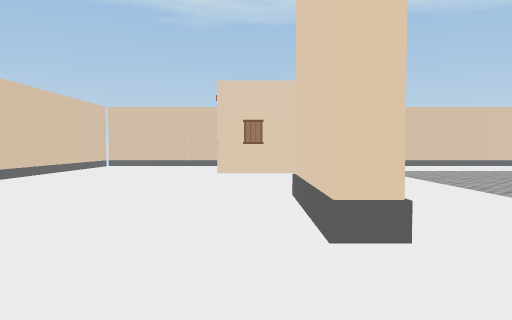
View 1 (above)

21 first-person views from a walk through a Unity game level. The camera is 1.4 m above the floor, tilts 2° down and sees 70° across. The floor is counted in squares, 2 m on a side. Each view is taken from the middle of a square. On the plan, view 1 faces up. The plan holds only what a view shows up to about 11 squares ahead; the rest is blank. Some surface patterns are stand-ins.

View 2
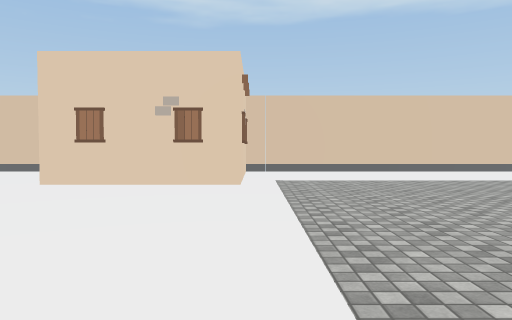

View 3
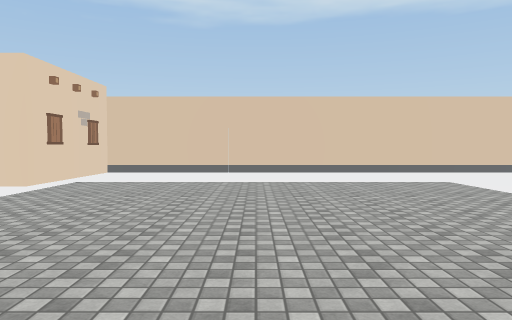

View 4
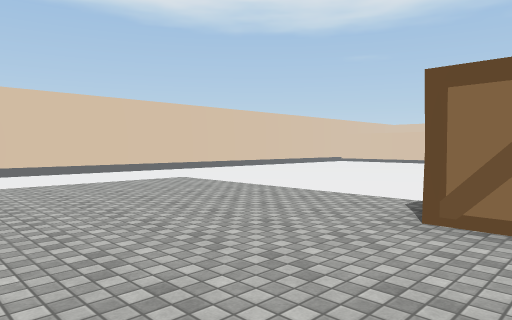

View 5
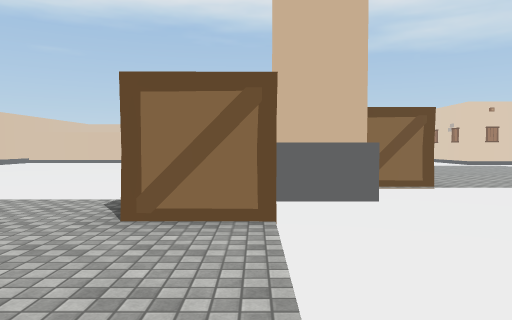

View 6
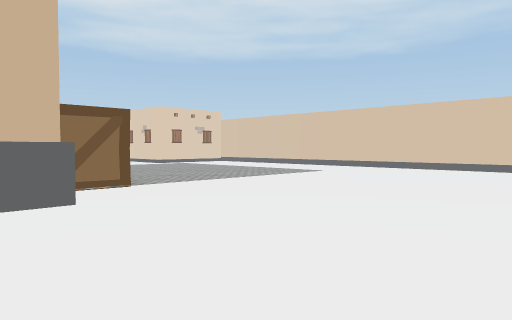

View 7
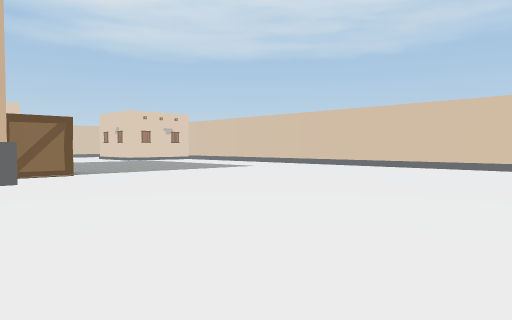

View 8
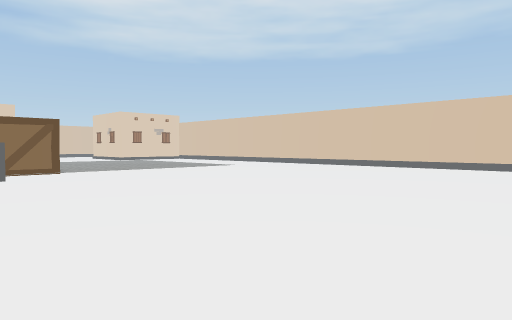

View 9
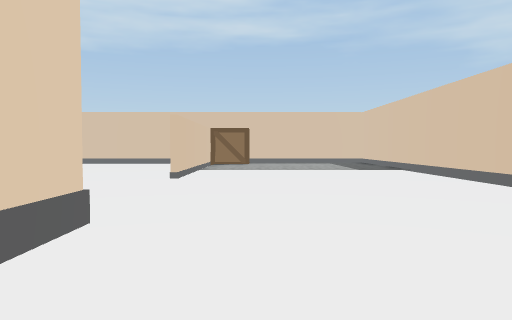

View 10
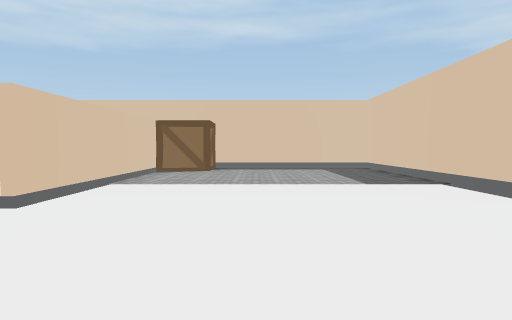

View 11
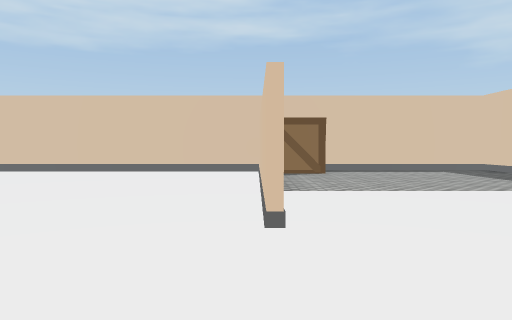

View 12
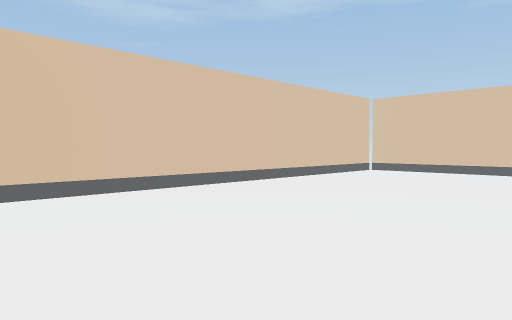

View 13
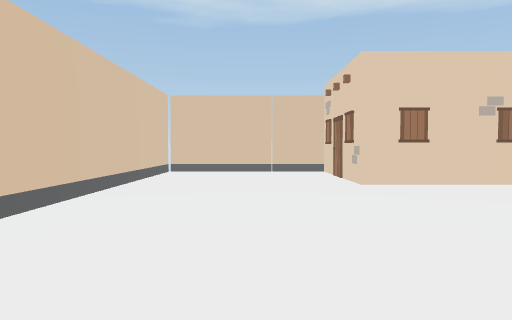

View 14
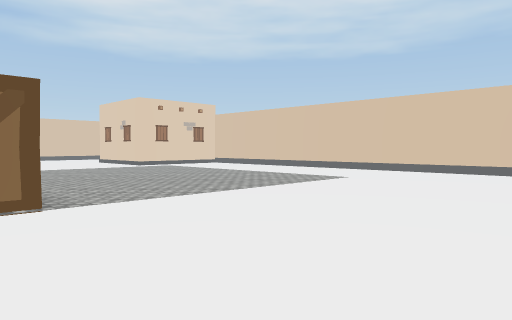

View 15
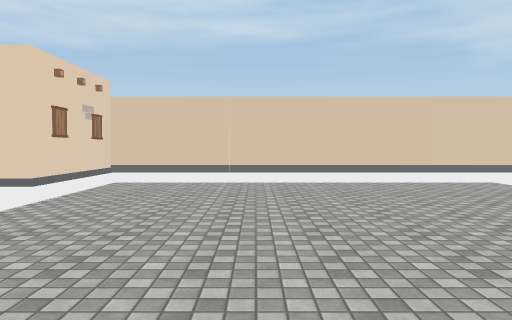

View 16
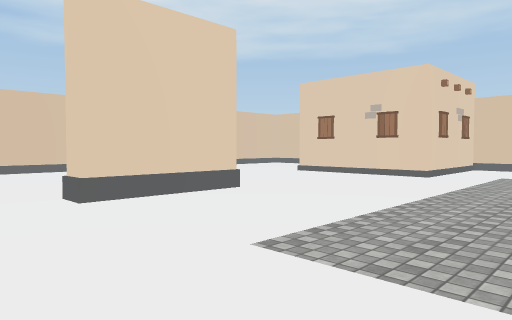

View 17
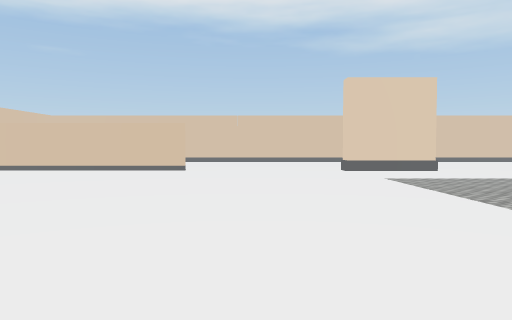

View 18
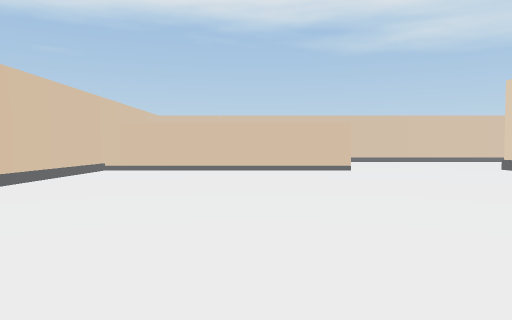

View 19
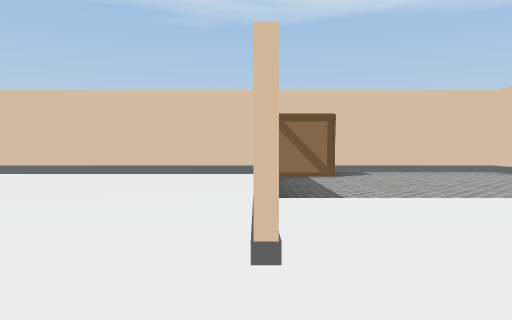

View 20
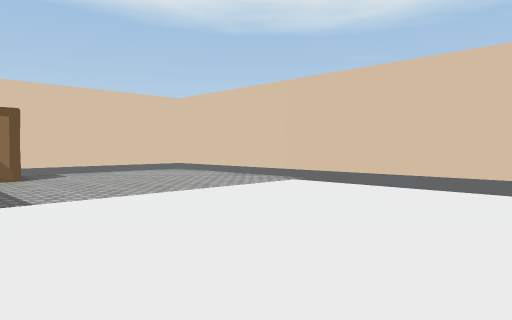

View 21
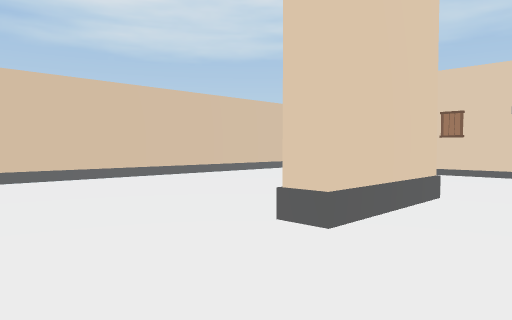

### Floor plan
Key: @ floor where view 1 was taken; # wall or solid block; . floor; B box; O other object.
Columns run from 6 left of view 1 to 30 right of it. Each row starts with its distance up from view 1.
 14 ######   ############################
 13 #....#   ............  ......#B.....#
 12 #....#   ...........  .......#B.....#
 11 #....##  ....................#......#
 10 #....O###....................#......#
  9 #............................#......#
  8 #............................#......#
  7 #............................#......#
  6 #...................................#
  5 #......#............................#
  4 #......#........BB...............   #
  3    ....#........B# .................#
  2   ...............#  ................#
  1  ................. BB .......#......#
  0  .....@............BB .......#......#
 -1 #............................#......#
 -2 #...................................#
 -3 #......#............................#
 -4 #......#.........................
 -5 #......#........................
 -6 #......#....................###O
 -7 #......#....................
 -8 #.....B#....................
 -9 #.....B#....................
-10 ############################

Where each view was taken, in squares from view 1:
view 1: 0 up, 0 right, facing up
view 2: 3 up, 3 right, facing up
view 3: 3 up, 7 right, facing up
view 4: 3 up, 6 right, facing up-right
view 5: 3 up, 6 right, facing right
view 6: 3 up, 6 right, facing down-right
view 7: 3 up, 3 right, facing down-right
view 8: 3 up, 2 right, facing down-right
view 9: 6 up, 1 left, facing down
view 10: 2 up, 2 left, facing down
view 11: 1 up, 1 right, facing down
view 12: 3 up, 0 right, facing up-left
view 13: 3 up, 3 left, facing up
view 14: 1 up, 8 right, facing down-right
view 15: 1 up, 17 right, facing down
view 16: 3 up, 18 right, facing down-right
view 17: 4 up, 12 right, facing right
view 18: 9 up, 12 right, facing right
view 19: 4 up, 23 right, facing up
view 20: 4 up, 23 right, facing up-right
view 21: 4 up, 21 right, facing down-right
